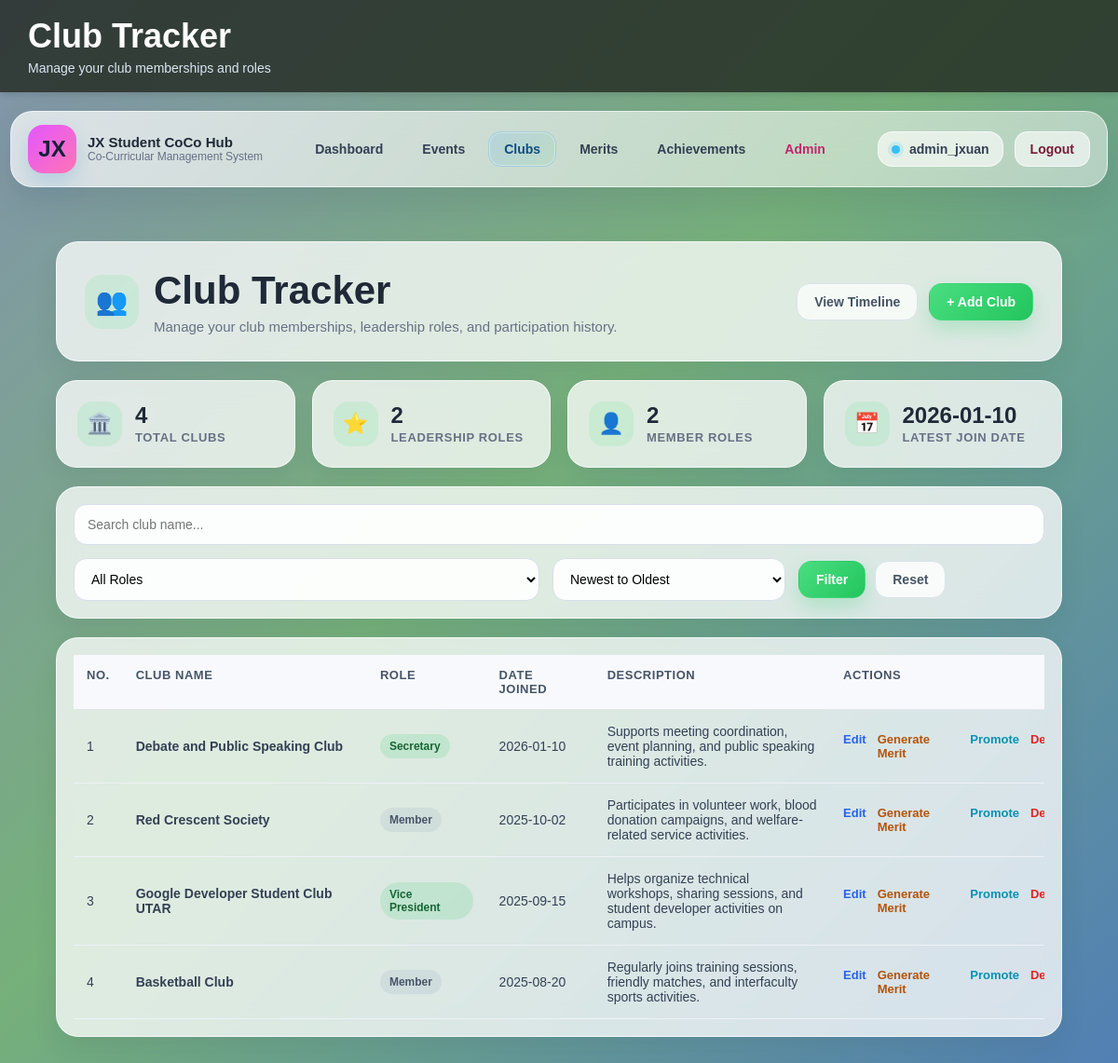
The app's page /club/club_list.php (signed in) with its own data.
### tables this page shows
CREATE TABLE `clubs` (
  `club_id` int(11) NOT NULL,
  `user_id` int(11) NOT NULL,
  `club_name` varchar(255) NOT NULL,
  `role` varchar(100) NOT NULL,
  `join_date` date NOT NULL,
  `description` text DEFAULT NULL
);

### club/club_list.php (the view, shortened to what this page needs)
<?php
include("../db.php");
$user_id = $_SESSION['user_id'];
$search = "";
$sort_order = "DESC";
$query = "SELECT * FROM clubs WHERE user_id='$user_id'";
$query .= " ORDER BY join_date $sort_order";
$result = mysqli_query($con, $query);
include("../partials/header.php");
include("../partials/navbar.php");
?>
<div class="container module-shell club-shell">
    <?php
        $total_clubs = 0;
        $leadership_count = 0;
        $member_count = 0;
        $latest_join_date = "-";
        $stats_query = "SELECT role, join_date FROM clubs WHERE user_id='$user_id' ORDER BY join_date DESC";
        $stats_result = mysqli_query($con, $stats_query);
        if ($stats_result && mysqli_num_rows($stats_result) > 0) {
            while ($stats_row = mysqli_fetch_assoc($stats_result)) {
                $total_clubs++;
                $role_lower = strtolower($stats_row['role']);
                if (
                    strpos($role_lower, 'president') !== false ||
                    strpos($role_lower, 'vice') !== false ||
                    strpos($role_lower, 'secretary') !== false ||
                    strpos($role_lower, 'treasurer') !== false ||
                    strpos($role_lower, 'director') !== false ||
                    strpos($role_lower, 'chairman') !== false ||
                    strpos($role_lower, 'head') !== false ||
                    strpos($role_lower, 'manager') !== false ||
                    strpos($role_lower, 'coordinator') !== false ||
                    strpos($role_lower, 'captain') !== false
                ) {
                    $leadership_count++;
                } else {
                    $member_count++;
                }
                if ($latest_join_date === "-") {
                    $latest_join_date = $stats_row['join_date'];
                }
            }
        }
    ?>
    <section class="module-hero module-hero-club">
        <div class="module-hero-main">
            <div class="module-hero-icon club-accent-soft">👥</div>
            <div class="module-hero-text-wrap">
                <h2>Club Tracker</h2>
                <p>Manage your club memberships, leadership roles, and participation history.</p>
            </div>
        </div>
        <div class="module-hero-actions">
            <a href="club_timeline.php" class="module-btn module-btn-ghost">View Timeline</a>
            <a href="club_add.php" class="module-btn module-btn-primary club-accent-btn">+ Add Club</a>
        </div>
    </section>
    <section class="module-stats-grid">
        <div class="module-stat-card">
            <div class="module-stat-icon club-accent-soft">🏛️</div>
            <div>
                <h3><?php echo $total_clubs; ?></h3>
                <p>Total Clubs</p>
            </div>
        </div>
        <div class="module-stat-card">
            <div class="module-stat-icon club-accent-soft">⭐</div>
            <div>
                <h3><?php echo $leadership_count; ?></h3>
                <p>Leadership Roles</p>
            </div>
        </div>
        <div class="module-stat-card">
            <div class="module-stat-icon club-accent-soft">👤</div>
            <div>
                <h3><?php echo $member_count; ?></h3>
                <p>Member Roles</p>
            </div>
        </div>
        <div class="module-stat-card">
            <div class="module-stat-icon club-accent-soft">📅</div>
            <div>
                <h3><?php echo htmlspecialchars($latest_join_date); ?></h3>
                <p>Latest Join Date</p>
            </div>
        </div>
    </section>
    <section class="module-filter-card">
        <form method="GET" action="club_list.php" class="module-filter-form">
            <div class="module-filter-full">
                <input type="text" name="search" value="<?php echo htmlspecialchars($search); ?>" placeholder="Search club name...">
            </div>
            <div>
                <select name="filter_type">
                    <option value="">All Roles</option>
                </select>
            </div>
            <div>
                <select name="sort_order">
                    <option value="DESC" <?php if ($sort_order == "DESC") echo "selected"; ?>>Newest to Oldest</option>
                </select>
            </div>
            <div class="module-filter-actions">
                <button type="submit" class="module-btn module-btn-primary club-accent-btn">Filter</button>
                <a href="club_list.php" class="module-btn module-btn-secondary">Reset</a>
            </div>
        </form>
    </section>
    <section class="module-content-card">
        <?php if(mysqli_num_rows($result) > 0) { ?>
            <div class="module-table-wrap">
                <table class="module-table">
                    <thead>
                        <tr>
                            <th>No.</th>
                            <th>Club Name</th>
                            <th>Role</th>
                            <th>Date Joined</th>
                            <th>Description</th>
                            <th>Actions</th>
                        </tr>
                    </thead>
                    <tbody>
                        <?php
                        $count = 1;
                        while($row = mysqli_fetch_assoc($result)) {
                            $role_lower = strtolower($row['role']);
                            $role_class = (
                                strpos($role_lower, 'president') !== false ||
                                strpos($role_lower, 'vice') !== false ||
                                strpos($role_lower, 'secretary') !== false ||
                                strpos($role_lower, 'treasurer') !== false ||
                                strpos($role_lower, 'director') !== false ||
                                strpos($role_lower, 'chairman') !== false ||
                                strpos($role_lower, 'head') !== false ||
                                strpos($role_lower, 'manager') !== false ||
                                strpos($role_lower, 'coordinator') !== false ||
                                strpos($role_lower, 'captain') !== false
                            ) ? 'club-role-leadership' : 'club-role-member';
                        ?>
                            <tr>
                                <td><?php echo $count; ?></td>
                                <td class="module-title-cell"><?php echo htmlspecialchars($row['club_name']); ?></td>
                                <td>
                                    <span class="club-inline-pill <?php echo $role_class; ?>">
                                        <?php echo htmlspecialchars($row['role']); ?>
                                    </span>
                                </td>
                                <td><?php echo htmlspecialchars($row['join_date']); ?></td>
                                <td class="module-description-cell"><?php echo htmlspecialchars($row['description']); ?></td>
                                <td>
                                    <div class="module-action-links">
                                        <a class="module-action-link module-action-edit" href="club_edit.php?club_id=<?php echo $row['club_id']; ?>">Edit</a>
                                        <a class="module-action-link module-action-generate-merit" href="../merit/merit_add.php?club_id=<?php echo $row['club_id']; ?>">Generate Merit</a>
                                        <a class="module-action-link club-action-promote" href="club_role_update.php?club_id=<?php echo $row['club_id']; ?>">Promote</a>
                                        <a class="module-action-link module-action-delete" href="club_delete.php?club_id=<?php echo $row['club_id']; ?>">Delete</a>
                                    </div>
                                </td>
                            </tr>
                        <?php $count++; } ?>
                    </tbody>
                </table>
            </div>
        <?php } ?>
    </section>
</div>
</body>
</html>

### records on screen
clubs: join_date "2026-01-10", club_name "Debate and Public Speaking Club", role "Secretary", description "Supports meeting coordination, event planning, and public speaking training activities."
clubs: club_name "Red Crescent Society", role "Member", join_date "2025-10-02", description "Participates in volunteer work, blood donation campaigns, and welfare-related service activities."
clubs: club_name "Google Developer Student Club UTAR", role "Vice President", join_date "2025-09-15", description "Helps organize technical workshops, sharing sessions, and student developer activities on campus."
clubs: club_name "Basketball Club", role "Member", join_date "2025-08-20", description "Regularly joins training sessions, friendly matches, and interfaculty sports activities."

### other values on screen
$page_title "Club Tracker"
$page_subtitle "Manage your club memberships and roles"
$_SESSION['user_name'] "admin_jxuan"
$total_clubs "4"
$leadership_count "2"
$member_count "2"
